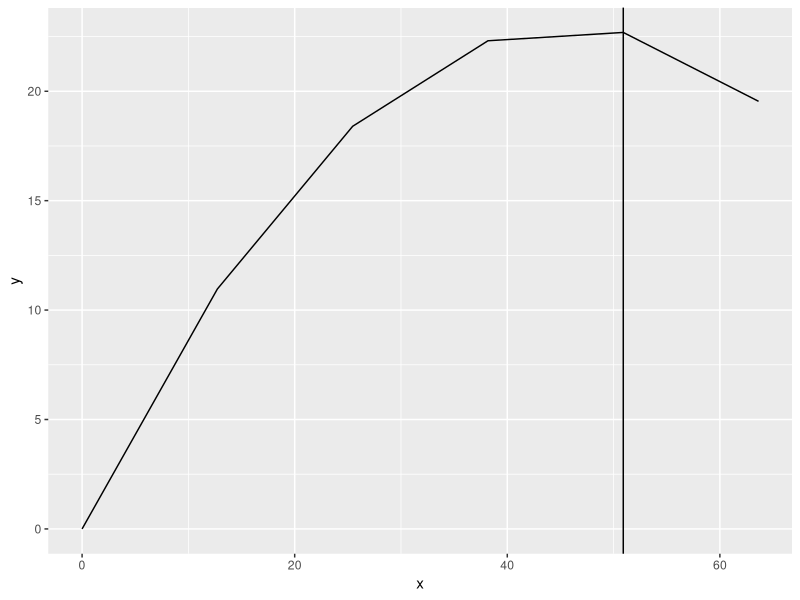
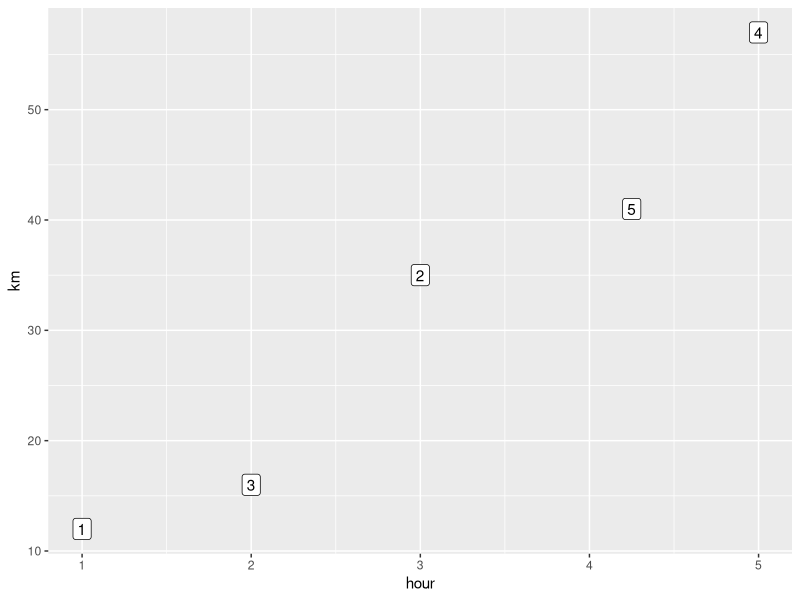
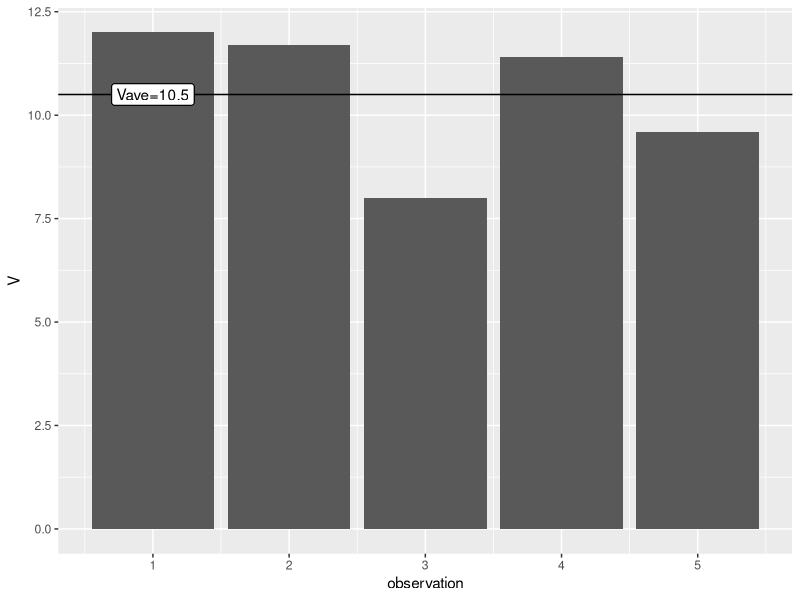
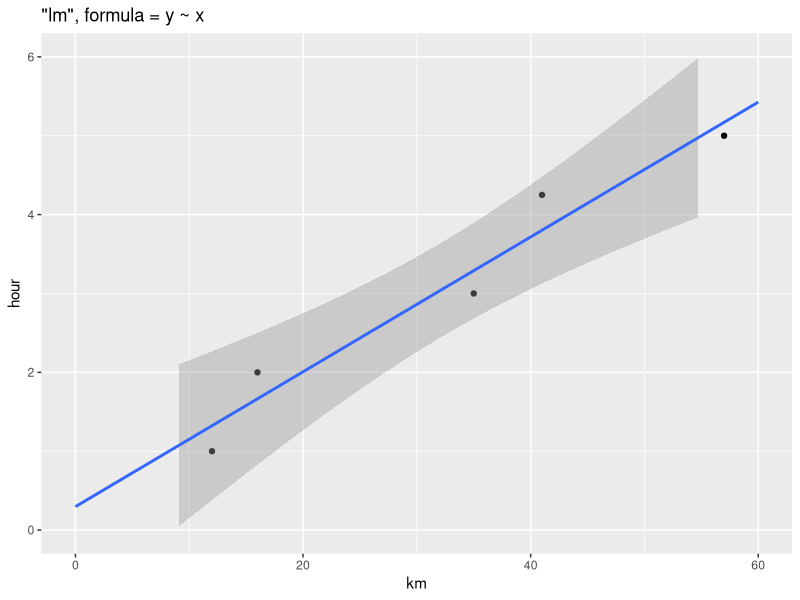
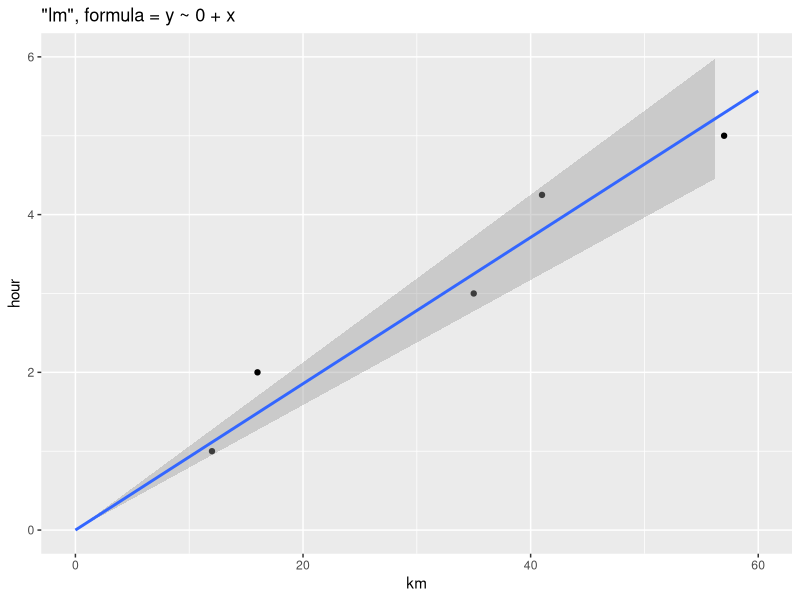
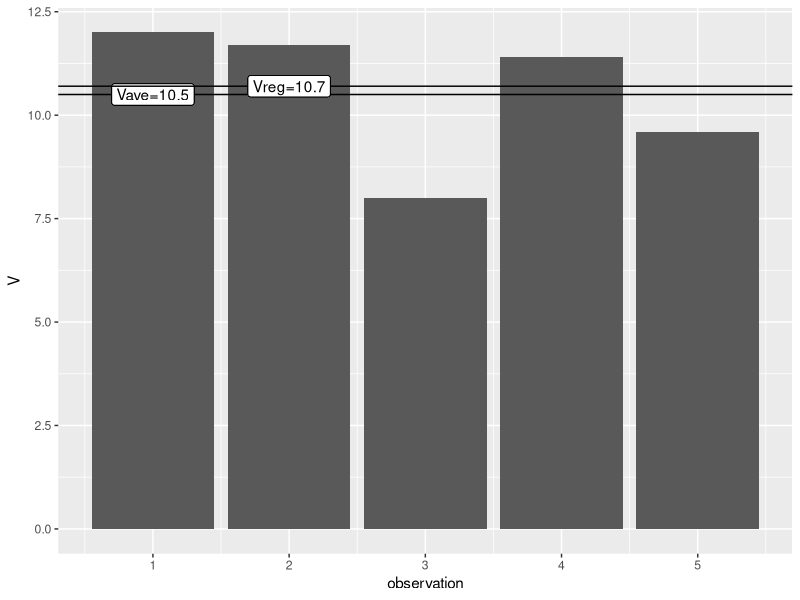
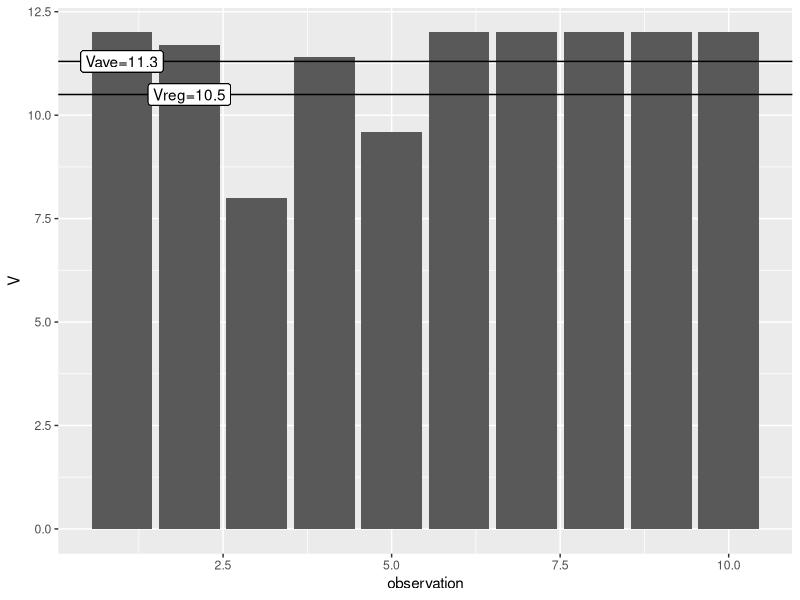
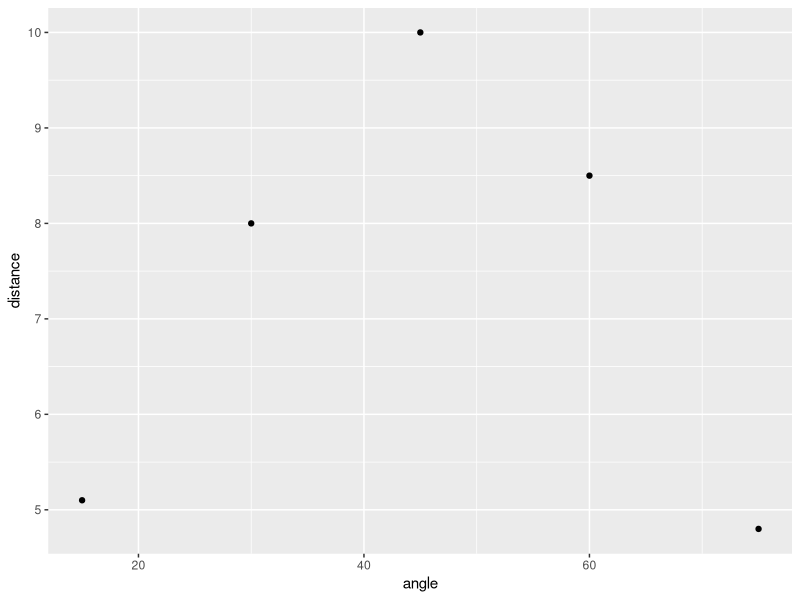

These charts were generated, in order, by the following R code:
## ---- chunk 1


# Warm up exercise to help you to write your first R code:
# Experiment 1: examine  trajectory of a ball kicked  by soccer player

# These are three MOST needed libraries:

library(magrittr);  # to chain :  1:10 %>% sin %>% round (2)  instead of  round(sin(1:10), 2)
library(data.table);# to use tables: dt <- data.table(x=1:10)  %>% .[, y:= sin(x) %>% round(2)]
options(datatable.print.class = TRUE)  # for printing data.tables with extra information (OPTIONAL)
library(ggplot2);   # to plot: ggplot(dt) + geom_line(aes(x,y)) 

# These are constants:

g <-  9.8 # m/s^2

# These are variables and their values. 

# NB: Unless variables are used locally  (i.e only once and here) or are obvious, they should be named using the so called ["Hungarian" notation"](https://en.wikipedia.org/wiki/Hungarian_notation) as shown below.

# Simple variable:

time_start <- 0   # time you start / finish observing (secs). It is numeric (i.e. floating point) number 
time_end <- 3         # Better name :  fTimeEnd
nObservations <- 5L  # number of observations (inter). It is integer number.

# Array of simple variables:

# aObservations <- 0:nObservations; 
aTimes <- seq(time_start, time_end, (time_end-time_start)/nObservations); # Better name: afTimes
aTimes %>% print()  # NB:  you don't need print(x), can just type x, unless  inside  function or loop!
aTimes %>% length()

V0 <- 30 # initial ball speed: min/sec
alpha <- 45 * pi / 180 # angle over horizon: degrees converted to radians
h0 <- 0 #initial heiaght: meter

# This is a function
mps2kmph <- function (speed){  # Another good name:  convertMinPerSec2KmPerHour()
  speed * ( 1 / 1000) / (1 / 3600);  # 1 km = 1000 m; 1 h = 3600
}
mps2kmph(V0)

# Complex variable: data.table (also known as "improved data.frame"")
# NB: Complex variable describes a complex system. - Each row represents a system state at time t

dtKickedBall <- data.table(t = aTimes); 
dtKickedBall %>% 
  .[, observation := 1:.N] %>%  
  .[, ':='(
    x = V0 * cos(alpha) * t,
    y = h0 + V0 * sin(alpha) * t - g * t^2 / 2
    # Vx = V0 * cos(alpha),
    # Vy = V0 * sin(alpha) - g * t
  ) ]  
# NB 1: There's no assignment operator ' <- ' ! New columns are added to existing data.table !
# NB 2: Note use of piping and multiple (vs. single) column modification
# NB 3: columns names in data.table do not need  follow naming conventions - you  print them anyway
dtKickedBall

# Now we can do investigation about this system:

dtKickedBall[, c("t","y")] # show ("select", extract, or subset vertically)  data
# dtKickedBall[, c(1,4)]   # the same
# dtKickedBall[, .(t,y)]   # the same (NOTE the use of . when referring to columns wo "")

# dtKickedBall$y       # show ("pull", extract)  column as array
dtKickedBall[["y"]]  # the same
  
# dtKickedBall[2] # show the state at second row
dtKickedBall[c(1:2,(.N-2):.N)] # show ("slice", subset horisontally) the first and last two rows
dtKickedBall[y>0] # show ("filter") all states above the ground
dtKickedBall[which.max(y)] # find the state when the ball is at its heighest spot
# dtKickedBall[which.min(abs(Vy))] # ... when the ball started to descend - the same as above


# ... and plot the results 

g <- ggplot (dtKickedBall) +  
  geom_line(aes(x,y)) + 
  geom_vline(xintercept =dtKickedBall[which.max(y)]$x)
g # or print(g)

# NOTE the use of "aes(...)" when plotting data.table internal variables x and y!


# FINAL step:
# Want to plot the system with different settings ? - 
# Encapsulate everything above in a function that depends on the variables you want to change !

fKickedBall <- function(time_start, time_end, nObservations, V0, alpha, h0) {
  # NB: to print/plot  from inside a function, you need to  print(...)`
}

# To learn more, goto: https://github.com/IVI-M/R-Ottawa/blob/master/resources.md
## ---- chunk 2
library(data.table); 
library(magrittr); 
hour <- c(1,  3,  2, 5, 4.25)
km <- c(12, 35, 16, 57, 41)
dt <- data.table(km=km, hour=hour)

dt[, observation:=1:.N]

g <- ggplot(dt) +  geom_label(aes(x=hour,y=km, label=observation)) 
g

## ---- chunk 3
dt$V <- round( dt$km / dt$hour, 1) 
# dt %>% kable()
dt
V.ave1 = mean(dt$V) %>% round(1); V.ave1 
V.sd1 = sd(dt$V) %>% round(1); V.sd1 
## ---- chunk 4

ggplot(dt) + geom_col( aes(observation,V) ) + 
  geom_hline(yintercept = V.ave1) + 
  geom_label(aes(1,V.ave1,label=paste0("Vave=", V.ave1)))
## ---- chunk 5
# dt <- dt %>% rbind( data.table(0,0,0,0),use.names=FALSE )
# V.ave1 = mean(dt$V) %>% round(1); V.ave1 
# V.sd1 = sd(dt$V) %>% round(1); V.sd1 
# dt[, observation := 1:.N]

# https://rpubs.com/aaronsc32/regression-through-the-origin

model0 <- lm( dt$km  ~ 0 + dt$hour ) %T>% print # # Adding the 0 term tells the lm() to fit the line through the origin
# str(model0);
# summary(model0)
# model0$coefficients
V.as_pente <- model0$coefficients[1] %>% round(1); V.as_pente


ggplot(dt,  aes(km,hour)) + geom_point( ) + 
  geom_smooth(method = "lm", formula = y ~ x, fullrange=TRUE) +
  xlim(0,60) + ylim(0,6) +
  labs(title='"lm", formula = y ~ x')


model1 <- lm( dt$km  ~ dt$hour )   # # Adding the 0 term tells the lm() to fit the line through the origin
model1
# str(model1);
# summary(model1)
# model1$coefficients
V.as_pente1 <- model1$coefficients[2] %>% round(1); V.as_pente1


ggplot(dt,  aes(km,hour)) + geom_point( ) + 
  geom_smooth(method = "lm", formula = y ~ 0 + x, fullrange=TRUE) +
  xlim(0,60) + ylim(0,6) +
  labs(title='"lm", formula = y ~ 0 + x')

## ---- chunk 6
dt[, observation:=1:.N]
ggplot(dt) + geom_col( aes(observation,V) ) + 
  geom_hline(yintercept = V.ave1) + 
  geom_label(aes(1,V.ave1, label=paste0("Vave=", V.ave1))) +
  geom_hline(yintercept = V.as_pente) + 
  geom_label(aes(2,V.as_pente, label=paste0("Vreg=", V.as_pente)))
## ---- chunk 7

dt <- dt %>% rbind( dt[1]);
dt <- dt %>% rbind( dt[1])
dt <- dt %>% rbind( dt[1])
dt <- dt %>% rbind( dt[1])
dt <- dt %>% rbind( dt[1])

V.ave1 = mean(dt$V) %>% round(1); V.ave1 
V.sd1 = sd(dt$V) %>% round(1); V.sd1 
dt[, observation:=1:.N]


model1 <- lm( dt$km ~ dt$hour ); model1
V.as_pente <- model1$coefficients[2] %>% round(1); V.as_pente


ggplot(dt) + geom_col( aes(observation,V) ) + 
  geom_hline(yintercept = V.ave1) + 
  geom_label(aes(1,V.ave1, label=paste0("Vave=", V.ave1))) +
  geom_hline(yintercept = V.as_pente) + 
  geom_label(aes(2,V.as_pente, label=paste0("Vreg=", V.as_pente)))

## ---- chunk 8
sum( 2* dt$km  *dt$hour) / sum( 2* dt$km^2)
## ---- chunk 9
#if numbers are entered later (e.g. as input from user), 
dtProjectile <- data.table()
dtProjectile$angle<- c(15, 30, 45, 60, 75)
dtProjectile$distance <- c(5.1, 8, 10,  8.5, 4.8)
dtProjectile <- setDT(setDF(dtProjectile))

dtProjectile$sin2b <- sin( 2* dtProjectile$angle / 180 * pi)

g <- 9.8
dtProjectile$V0 <- sqrt (g*dtProjectile$distance /  dtProjectile$sin2b)



# OR ggplot() + geom_point( aes(dtProjectile$angle, dtProjectile$distance)  )
# OR ggplot(dtProjectile, aes(dtProjectile$angle, dtProjectile$distance) ) + geom_point()
ggplot(dtProjectile) +geom_point( aes(angle,distance) )



dtProjectile

V0.ave <- mean(dtProjectile$V0, na.rm = T); V0.ave
V0.sd <- sd(dtProjectile$V0, na.rm = T); V0.sd
V0.se <- V0.sd /sqrt( length(dtProjectile$distance)); V0.se


# ORqplot(x=sin2b,y=distance, data=dtProjectile, geom="point")
ggplot(dtProjectile, aes(x=sin2b,y=distance)) +
  geom_point(size=3) +
  geom_smooth(method = "lm", se=F) +
  labs(title="V=")


model1 <- lm( dtProjectile$distance ~  dtProjectile$sin2b)
# str(model1)
model1$coefficients
str(model1$coefficients)

V0.as_pente <- model1$coefficients[2]; V0.as_pente


